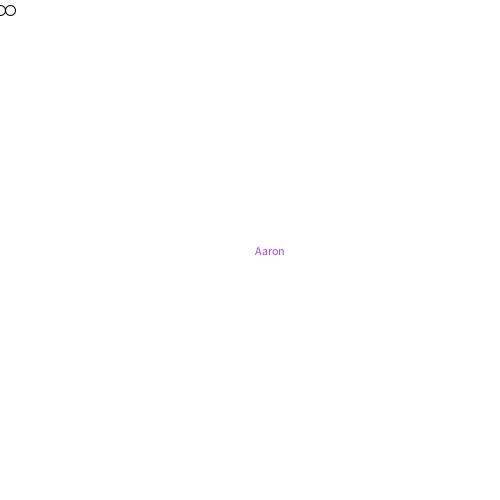
Frame 1 (no input)
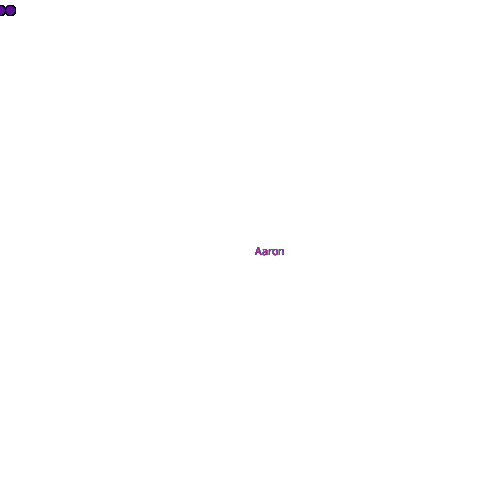
Frame 60 (the mouse pressed at the canvas centre just before this capture)
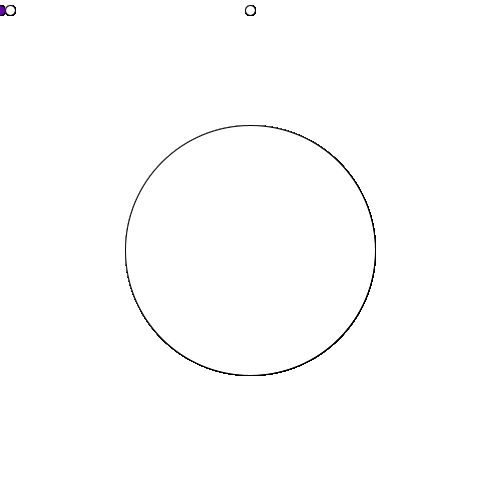
Frame 120 (the mouse held since frame 60 and released just before this capture)

The Processing sketch that drew these frames (run headless with seeded random() and noise(); from frame 60 on, the mouse is pressed at the canvas centre):

// Processing sketch: supercalifragilisticexpialodocious
// ── supercalifragilisticexpialodocious.pde
void setup () {background (255,255,255);size (500,500);
}
void draw () {
  ellipse (mouseX,mouseY,mouseY,mouseY);
  ellipse (10,10,10,10);
  ellipse (mouseY,10,10,10);
if(mousePressed) 
{fill (255,255,255);}
else {
  fill (random(255),random(255),random(255));
  text ("Aaron",255,255);
}
}
